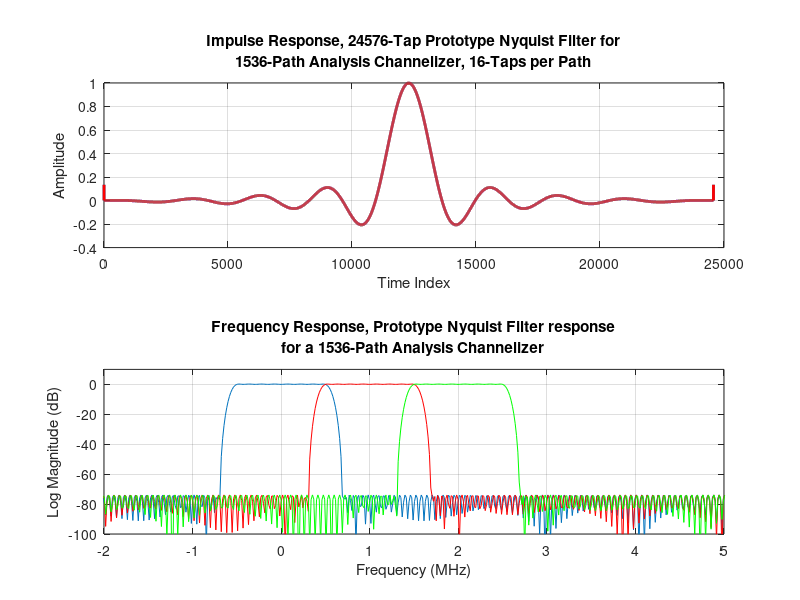
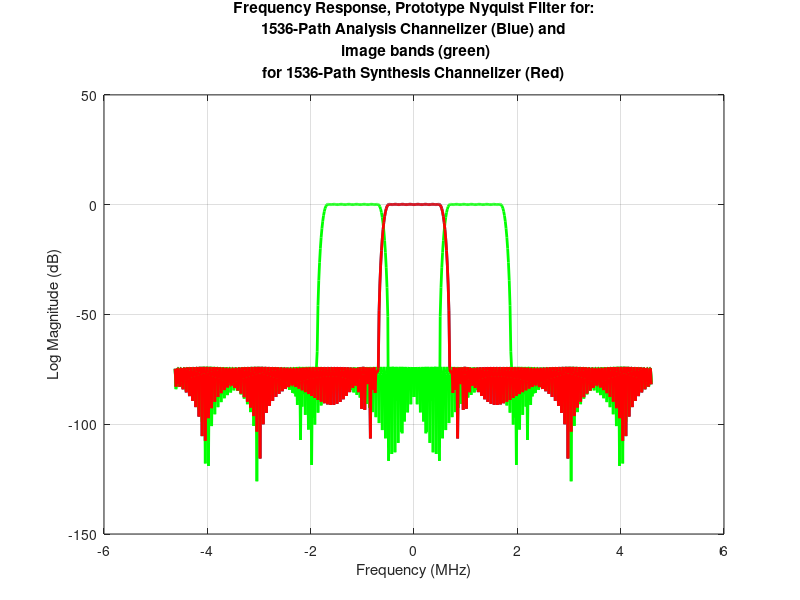

These figures' MATLAB source, in order: (Note: this script raises an error after producing the figures.)
% -----------------------------------------------------------------------------
%  (c) Copyright - Commonwealth Scientific and Industrial Research Organisation
%  (CSIRO) - 2016
% 
%  All Rights Reserved.
% 
%  Restricted Use.
% 
%  Copyright protects this code. Except as permitted by the Copyright Act, you
%  may only use the code as expressly permitted under the terms on which the
%  code was licensed to you.
% 
% -----------------------------------------------------------------------------
%    File Name:             ADE_analysis_synthesis_WOLA.m
%    Type:                  Matlab function
%    Contributing authors:  J. Tuthill
%    Created:               Sun 3 April 08:14:48 2016
% 
%    Title:                 Oversampled polyphase analysis/synthesis filterbanks
%    Description:           Matlab function implements an oversampled
%                           polyphase analysis filterbank followed by an
%                           oversampled synthesis filterbank based on the
%                           Weighted-Overlap-Add method.
%
% -----------------------------------------------------------------------------

clear all;

%% Filterbank prototype filters
% analysis filter

%Load the prototype filter for the ADE 6-lane mixed-radix analysis filterbank.
load ADE_R6_OSFIR;
K = length(c); % length of prototype filter
h1 = c;
paths = 1536; % number of polyphase paths (transform length)
taps = K/paths; % length of each polyphase FIR filter
num = 32;
den = 27;
OS = num/den; % oversampling ratio
stride = paths/OS; % stride length through the input data per frame
ovlp = paths-stride; % overlap per frame
fft_shifts = mod((0:num-1)*(paths-stride),paths);
fft_shifts_rev = fliplr(fft_shifts);

h1a=h1.*exp(1i*2*pi*(0:K-1)*1/paths);
h1b=h1.*exp(1i*2*pi*(0:K-1)*2/paths);
h1os=h1.*exp(1i*2*pi*(0:K-1)*OS/paths);

% synthesis filter
h2=h1;

figure(1)
clf
subplot(2,1,1)
plot(h1,'linewidth',2)
hold on
plot(h2,'r','linewidth',2)
hold off
grid on
title(sprintf('Impulse Response, %d-Tap Prototype Nyquist Filter for\n%d-Path Analysis Channelizer, %d-Taps per Path',K, paths, taps))
xlabel('Time Index')
ylabel('Amplitude')

NFFT = 100000;
freq_ax = (-NFFT/2:NFFT/2-1)/NFFT*paths;
subband_0 = fftshift(20*log10(abs(fft(h1/sum(h1),NFFT))));
subband_1 = fftshift(20*log10(abs(fft(h1a/sum(h1),NFFT))));
subband_2 = fftshift(20*log10(abs(fft(h1b/sum(h1),NFFT))));
plot_range = (49800:50500);
subplot(2,1,2)
plot(freq_ax(plot_range),subband_0(plot_range))
hold on
plot(freq_ax(plot_range),subband_1(plot_range),'r')
plot(freq_ax(plot_range),subband_2(plot_range),'g')
hold off
grid on
axis([-2 5 -100 10])
title(sprintf('Frequency Response, Prototype Nyquist Filter response\nfor a %d-Path Analysis Channelizer',paths))
xlabel('Frequency (MHz)')
ylabel('Log Magnitude (dB)')

plot_range = (49700:50300);
subband_0 = fftshift(20*log10(abs(fft(h1/sum(h1),NFFT))));
% image_1p = fftshift(20*log10(abs(fft(h1b/sum(h1),NFFT))));
% image_1m = fftshift(20*log10(abs(fft(conj(h1b)/sum(h1),NFFT))));
image_osp = fftshift(20*log10(abs(fft(h1os/sum(h1),NFFT))));
image_osm = fftshift(20*log10(abs(fft(conj(h1os)/sum(h1),NFFT))));
synth_filt = fftshift(20*log10(abs(fft(h2/sum(h2),NFFT))));
figure(2)
clf
plot(freq_ax(plot_range),subband_0(plot_range),'linewidth',2)
hold on
% plot(freq_ax(plot_range),image_1p(plot_range),'linewidth',2)
% plot(freq_ax(plot_range),image_1m(plot_range),'linewidth',2)
plot(freq_ax(plot_range),image_osp(plot_range),'g','linewidth',2)
plot(freq_ax(plot_range),image_osm(plot_range),'g','linewidth',2)
plot(freq_ax(plot_range),synth_filt(plot_range),'r','linewidth',2)
hold off
grid on
% axis([-3 3 -100 10])
title(sprintf('Frequency Response, Prototype Nyquist Filter for:\n%d-Path Analysis Channelizer (Blue) and\n image bands (green)\nfor %d-Path Synthesis Channelizer (Red)',paths,paths))
xlabel('Frequency (MHz)')
ylabel('Log Magnitude (dB)')

%% Filterbank input signal
fs = 1536e6; %sampling frequency
subband_id = 201;
K = length(c);
N = 100*K; % length of input sequence
N = floor(N/stride)*stride;

t = (0:N-1)/fs;
a_sig_1 = 1; % tone 1 amplitude
% f_sig_1 = 500*1e6; % test 1 tone frequency
f_sig_1 = (subband_id-1)*1e6; % test 1 tone frequency
a_sig_2 = 0.5; % tone 2 amplitude
% f_sig_2 = 500.2e6; % test 2 tone frequency
f_sig_2 = (subband_id-1)*1e6 + 200e3; % test 2 tone frequency

snr = 10; % signal-to-noise ratio

a_noise = 10^((20*log10(a_sig_1/sqrt(2)) - snr)/10);
in_noise = sqrt(a_noise)*randn(1,N);

pos = 0;
in = [zeros(1,pos) 1 zeros(1,N-pos-1)];
in = a_sig_1*cos(2*pi*f_sig_1*t) + in_noise;
% in = a_sig_1*cos(2*pi*f_sig_1*t);
in = in + a_sig_2*cos(2*pi*f_sig_2*t);
% in = a_sig_1*cos(2*pi*f_sig_2*t) + in_noise;

load BETA_bf_filt; % load a basic bandpass filter (models the analogue anti-aliasing filter)
in_filt = filter(Num,1,in);
x = in_filt;

in_spect = 20*log10(abs(fft(in_filt)));
in_spect = in_spect - max(in_spect);
freq_ax = (0:length(in_filt)/2-1)*fs/length(in_filt);
figure(3);
clf
plot(freq_ax/1e6,in_spect(1:length(freq_ax)))
xlabel('Frequency (MHz)')
ylabel('Magnitude (dB)')

%% Analysis-synthesis filterbanks

N = length(x);
num_frames = floor((N-K)/stride);

hh1 = reshape(fliplr(h1),paths,taps); % reshape the analysis filter into the polyphase structure
v1 = zeros(1,paths)';
af_in_vec = zeros(1,paths*taps);
af_in_vec(1:K-stride) = fliplr(x(1:K-stride));
offset = K-stride;
reg1 = zeros(paths,taps);
af_out = zeros(paths,num_frames);

% Analysis filterbank section
for frame = 0:num_frames-1
    
    af_in_vec(stride+1:K) = af_in_vec(1:K-stride);
    af_in_vec(1:stride) = fliplr(x(offset+frame*stride+1:offset+frame*stride+stride));
    reg1 = reshape(af_in_vec,paths,taps);
    
    for k=1:paths
        v1(k)=reg1(k,:)*hh1(k,:)';
    end
    v1 = flipud(v1);
    
    shift_indx = fft_shifts(mod(frame,length(fft_shifts))+1);
    v1 = [v1(shift_indx+1:end);v1(1:shift_indx)];
    
    v2 = paths*fft(v1);
    af_out(:,frame+1) = v2;
    
end

% Synthesis filterbank section
sf_in = af_out.';
s = size(sf_in);
num_frames = s(1);%number of FFT blocks
reg = zeros(1,paths*taps); % synthesis filterbank register
sf_state = zeros(1,K+stride*(num_frames-1)); % output data drray
sf_out = [];
for frame = 0:num_frames-1
    
    % Weighted Overlap-Add Method
    % Periodically-extend the input frame to fill the filter ragister
    reg = zeros(1,paths*taps);
    in_frame = sf_in(frame+1,:); %input frame is 'paths' long
%     in_frame(subband_id-20:subband_id+20) = 0;
    temp = ifft(in_frame);
    % Oversampling correction circular shift
    shift_indx = fft_shifts_rev(mod(frame,length(fft_shifts))+1);
    temp = [temp(shift_indx+1:end) temp(1:shift_indx)];
    for lp1 = 0:taps-1
        reg(1+lp1*paths:(lp1+1)*paths) = temp;
    end
    reg = reg.*h2;
    range = (1+frame*stride):(K + frame*stride);
    sf_state(range) = sf_state(range)+reg;
    if frame >  0
        sf_out = [sf_out sf_state(1+(frame-1)*stride:frame*stride)]; %output frame is 'stride' long
    end
end

out_nr = os_pfb(x, h1, paths, stride, fft_shifts);

subband_time_series = af_out(subband_id,:);
NFFT = length(subband_time_series);
mag_1 = 20*log10(abs(fftshift(fft(subband_time_series))));
mag_1 = mag_1 - max(mag_1);
mag_2 = 20*log10(abs(fftshift(fft(out_nr(:,subband_id))))); % extend the sub-band time-series output from the os_pfb() function to match the time-series length from the WOLA synthesis filter
mag_2 = mag_2 - max(mag_2);
freq_ax = (-NFFT/2:NFFT/2-1)/NFFT*1e6*OS;
figure(4)
clf
plot(freq_ax/1e6,mag_1)
hold on
plot(freq_ax/1e6,mag_2,'r')
hold off
xlabel('Frequency (MHz)')
ylabel('Magnitude (dB)')
title(sprintf('Sub-band power spectrum\nSub-band number = %d',subband_id))

mag_1 = 20*log10(abs(fft(sf_out)));

mag_1 = mag_1 - max(mag_1);
NFFT = length(sf_out);
fax = (0:NFFT/2-1)*fs/NFFT;
figure(5)
clf
plot(fax/1e6,mag_1(1:length(mag_1)/2))
xlabel('Frequency (MHz)')
ylabel('Magnitude (dB)')
